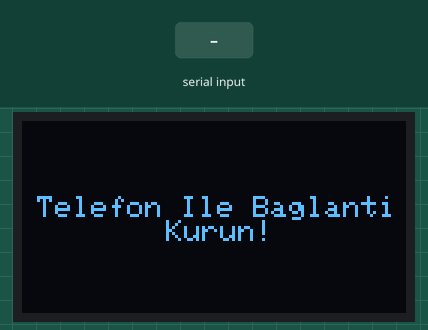
Recording of a sketch running on a simulated Arduino Uno, built with avr-gcc and run on an emulated ATmega328P. Shown: 128×64 one-colour display. The inputs (shaded band) are chosen by the test bench.

Above: at 3.2 s.
3.3 s: "0" received over Serial
At 6.1 s:
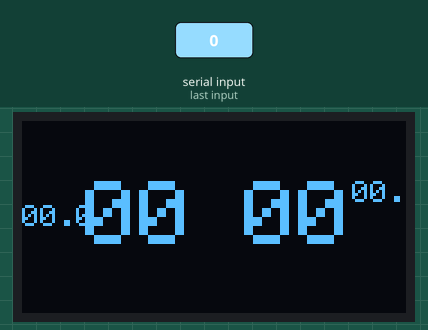
6.3 s: "1" received over Serial
At 8.2 s:
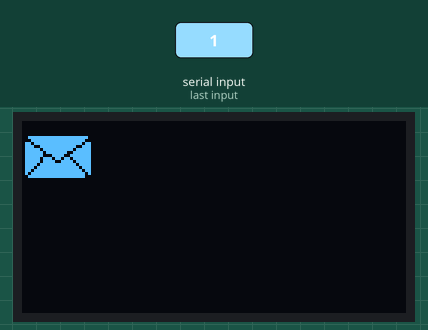
Timing chart, 0 to 9.7 s (numbered marks = the images above; inputs shaded):
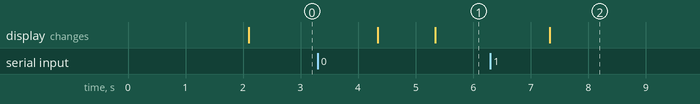

The sketch:

sketch_dec11a.ino
```cpp
// KADİR AYDINLI
// 02.01.2018 14:06 Salı
#include <Wire.h>
#include <Adafruit_GFX.h>
#include <Adafruit_SSD1306.h>
#include "bitmap.h"

#define SCREEN_WIDTH 128 // OLED display width, in pixels
#define SCREEN_HEIGHT 64 // OLED display height, in pixels

#define OLED_RESET     4 // Reset pin # (or -1 if sharing Arduino reset pin)

Adafruit_SSD1306 display(SCREEN_WIDTH, SCREEN_HEIGHT, &Wire, OLED_RESET);

int hour = 17, minute = 46, second = 0, day = 31, dayW = 6, month = 12, year = 2017;
bool liveB = false; //Saat ortasındaki ':' karakterinin yanıp sönmesi için
String date, incomingData;
const char* week [] = { "Pazar", "Pazartesi", "Sali", "Carsamba", "Persembe", "Cuma", "Cumartesi" };
const byte* monthD [] = { 0, 31, 28, 31, 30, 31, 30, 31, 31, 30, 31, 30, 31 };
unsigned long before = 0, current; // Önceki değer - Şimdiki değer
bool isItTime = false;

void setup() {
  display.begin(SSD1306_SWITCHCAPVCC, 0x3C);
  Wire.begin();
  Serial.begin(9600);
  display.clearDisplay();
  display.drawBitmap(0, 0, splashLogo, 128, 64, WHITE);
  display.display();
  delay(2000);
}

void loop() {
  boolean haveData = false;
  haveData = bluetoothDataControl();
  if (isItTime == true)
  {
    current = millis();
    timeDateScreen(current);
  }
  else
  {
    display.clearDisplay();
    display.setTextColor(WHITE);
    display.setCursor(5, 25);
    display.setTextSize(1);
    display.print("Telefon Ile Baglanti        Kurun!");
    display.display();
  }
}

void timeRegulation()
{
  display.display();
  delay(5000);
  if (second == 59) second = 4;
  if (second == 58) second = 3;
  if (second == 57) second = 2;
  if (second == 56) second = 1;
  if (second == 55) second = 0;
}

void screenWrite(String data)
{
  display.clearDisplay();
  display.setTextColor(WHITE);
  if (data.substring(0, 1) == "0") //Saat
  {
    hour = data.substring(2, 5).toInt();
    minute = data.substring(5, 8).toInt();
    second = 2 + data.substring(8, 10).toInt();
    day = data.substring(11, 13).toInt();
    month = data.substring(14, 16).toInt();
    year = data.substring(17, 21).toInt();
    dayW = data.substring(22, 24).toInt() - 1;
    isItTime = true;
  }

  if (data.substring(0, 1) == "1") //SMS
  {
    display.drawBitmap(0, 0, SMS, 24, 24, WHITE);
    display.setTextColor(WHITE);
    display.setTextSize(2);
    display.setCursor(35, 5);
    display.println(data.substring(data.indexOf("<no>") + 4, data.indexOf("</no>")));
    display.setTextSize(1);
    display.setCursor(0, 30);
    display.println(data.substring(data.indexOf("<msg>") + 5, data.indexOf("</msg>")));
    timeRegulation();
  }

  /*if(data.substring(0,1) == "2") //Pil Durumu
    {
    display.drawBitmap(0, 0, phoneLowBattery, 128, 60, WHITE);
    display.display();
    }*/

  if (data.substring(0, 1) == "3") //Çağrı Bilgisi
  {
    display.clearDisplay();
    display.drawBitmap(0, 0, call, 48, 48, WHITE);
    display.setTextColor(WHITE);
    display.setTextSize(2);
    display.setCursor(60, 20);
    display.println(data.substring(data.indexOf("<no>") + 4, data.indexOf("</no>")));
    display.display();
    timeRegulation();
  }
}

boolean bluetoothDataControl()
{
  int isTransactionEnded = false;
  while (!isTransactionEnded)
  {
    if (Serial.available())
    {
      incomingData = Serial.readString();
      screenWrite(incomingData);
    }
    else isTransactionEnded = true;
  }
  return true;
}

void reelTime()
{
  second++;
  if (second > 59) //second
  {
    second = 0;
    minute++;
    if (minute > 59) //minute
    {
      minute = 0;
      hour++;
      if (hour == 24) //hour
      {
        hour = 0;
        dayW++;
        day++;
        if (dayW == 8) dayW = 1;
        if (day > monthD[byte(month)])
        {
          month++;
          day = 1;
          if (month > 12)
          {
            month = 1;
            year++;
          }
        }
      } //hour
    } //minute
  } //second
}

void timeDateScreen(unsigned long current)
{
  if (current - before > 1000)
  {
    display.clearDisplay();
    display.setTextColor(WHITE);
    if (hour < 10)
    {
      display.setCursor(21, 20);
      display.setTextSize(3);
      display.print("0" + String(hour));
    }
    else
    {
      display.setCursor(21, 20);
      display.setTextSize(3);
      display.print(String(hour));
    }
    if (minute < 10)
    {
      display.setCursor(56, 20);
      display.setTextSize(3);
      if (liveB == false)
      {
        display.print(":0" + String(minute));
        liveB = true;
      }
      else
      {
        display.print(" 0" + String(minute));
        liveB = false;
      }
    }
    else
    {
      display.setCursor(56, 20);
      display.setTextSize(3);
      if (liveB == false)
      {
        display.print(":" + String(minute));
        liveB = true;
      }
      else
      {
        display.print(" " + String(minute));
        liveB = false;
      }
    }
    /*if(second < 10)
      {
      display.setCursor(0,0);
      display.setTextSize(1);
      display.print("0" + String(second));
      }
      else
      {
      display.setCursor(0,0);
      display.setTextSize(1);
      display.print(String(second));
      }*/
    display.setTextSize(1);
    display.setTextColor(WHITE);
    if (day < 10)
      date = "0" + String(day) + "." + String(month) + "." + String(year) + " " + String(week[dayW]);
    if (month < 10)
      date = String(day) + ".0" + String(month) + "." + String(year) + " " + String(week[dayW]);
    if (day < 10 && month < 10)
      date = "0" + String(day) + ".0" + String(month) + "." + String(year) + " " + String(week[dayW]);
    if (day >= 10 && month >= 10)
      date = String(day) + "." + String(month) + "." + String(year) + " " + String(week[dayW]);
    //Serial.println(date);
    if (date.length() == 15) //Salı - Cuma
      display.setCursor(19, 57);
    else if (date.length() == 19) //Çarşamba - Perşembe
      display.setCursor(7, 57);
    else if (date.length() == 20) //Pazartesi - Cumartesi
      display.setCursor(4, 57);
    else if (date.length() == 16) //Pazar
      display.setCursor(16, 57);
    display.print(date);
    //display.drawBitmap(104, 0, battery, 24, 24, WHITE);
    display.display();
    reelTime();
    before = current;
  }
}
```

Source omitted: bitmap.h (data table, 15599 bytes)

Measured:
- after the input at 3.3 s, the display: first changes after 1.0 s (image 1 shows a later state)
- after the input at 6.3 s, the display: changes after 1.0 s (image 2)
